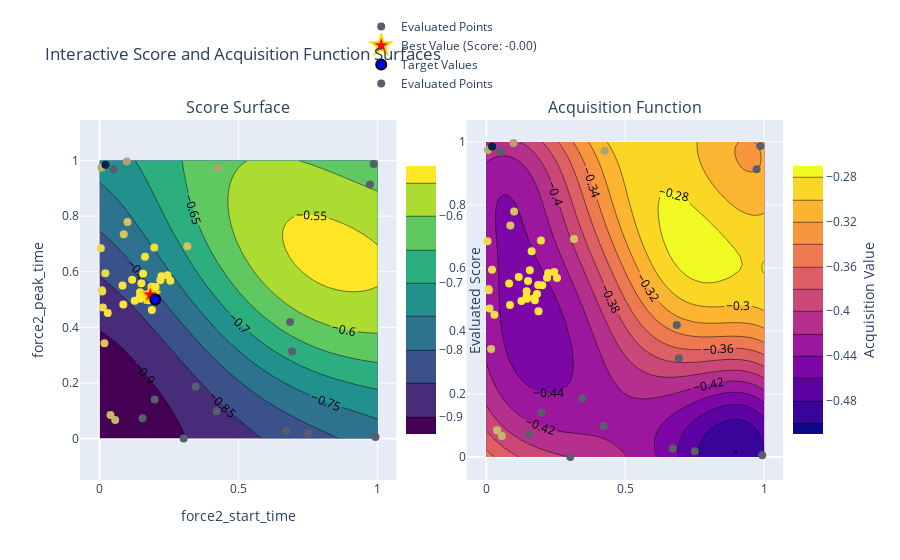

The code cell stored with this chart in its notebook:
### Code cell
def visualize_score_and_acquisition_with_targets(optimizer):
    param_x = 'force2_start_time'
    param_y = 'force2_peak_time'

    # Define the target values
    force2_start_time_target = 0.2
    force2_peak_time_target = 0.5
    force2_peak_force_target = 0.8
    force2_end_time_target = 0.7

    kappa = 2.5  # Exploration parameter for the acquisition function
    acquisition = bayes_opt.acquisition.UpperConfidenceBound(kappa=kappa)

   # Generate a grid for two parameters
    x_vals = np.linspace(pbounds[param_x][0], pbounds[param_x][1], 50)
    y_vals = np.linspace(pbounds[param_y][0], pbounds[param_y][1], 50)
    scores = np.zeros((len(y_vals), len(x_vals)))  # Rows align with y_vals
    stds = np.zeros((len(y_vals), len(x_vals)))
    acquisition_values = np.zeros((len(y_vals), len(x_vals)))

    # Populate grid with GP predictions and acquisition function values
    for j, x in enumerate(x_vals):
        for i, y in enumerate(y_vals): 
            # Predict the score and standard deviation
            curr_score, curr_std = optimizer._gp.predict([[force2_end_time_target, force2_peak_force_target, y, x]],return_std=True)
            scores[i, j] = curr_score.item()
            stds[i, j] = curr_std.item()

            acquisition_values[i, j] = -1 * acquisition._get_acq(gp=optimizer._gp)(np.array([[force2_end_time_target, force2_peak_force_target, y, x]]).reshape(1, -1)).item()

    # Extract evaluated points
    evaluated_x = [res["params"][param_x] for res in optimizer.res]
    evaluated_y = [res["params"][param_y] for res in optimizer.res]
    evaluated_scores = [res["target"] for res in optimizer.res]

    # Extract the best point
    best_params = optimizer.max["params"]
    best_x = best_params[param_x]
    best_y = best_params[param_y]
    best_score = optimizer.max["target"]

    # Create the interactive plot for score surface
    fig = make_subplots(rows=1, cols=2, subplot_titles=("Score Surface", "Acquisition Function"))

    # Add the score surface
    fig.add_trace(
        go.Contour(
            x=x_vals, y=y_vals, z=scores,  # No transpose needed
            colorscale="Viridis",
            colorbar=dict(
                title="Evaluated Score",
                titleside="right",
                x=0.45,  # Move evaluated points colorbar further right
                len=0.8  # Adjust colorbar length
            ),
            contours=dict(showlabels=True),
        ),
        row=1, col=1
    )

    # Add evaluated points to the score surface
    fig.add_trace(
        go.Scatter(
            x=evaluated_x, y=evaluated_y,
            mode='markers',
            marker=dict(
                size=8,
                color=evaluated_scores,
                colorscale="Cividis",
                showscale=False
            ),
            name="Evaluated Points"
        ),
        row=1, col=1
    )

    # Add the best point to the score surface
    fig.add_trace(
        go.Scatter(
            x=[best_x], y=[best_y],
            mode='markers',
            marker=dict(
                size=15,
                color='red',
                symbol='star',
                line=dict(width=2, color='gold')
            ),
            name=f"Best Value (Score: {best_score:.2f})"
        ),
        row=1, col=1
    )

    # Add the target point to the score surface
    fig.add_trace(
        go.Scatter(
            x=[force2_start_time_target], y=[force2_peak_time_target],
            mode='markers',
            marker=dict(
                size=10,
                color='blue',
                symbol='circle',
                line=dict(width=2, color='black')
            ),
            name="Target Values"
        ),
        row=1, col=1
    )

    # Add the acquisition function surface
    fig.add_trace(
        go.Contour(
            x=x_vals, y=y_vals, z=acquisition_values,  # No transpose needed
            colorscale="Plasma",
            colorbar=dict(
                title="Acquisition Value",  # Updated colorbar label
                titleside="right",
                x=1.0,  # Move evaluated points colorbar further right
                len=0.8  # Adjust colorbar length
            ),
            contours=dict(showlabels=True),
        ),
        row=1, col=2
    )

    # Add evaluated points to the acquisition function surface
    fig.add_trace(
        go.Scatter(
            x=evaluated_x, y=evaluated_y,
            mode='markers',
            marker=dict(
                size=8,
                color=evaluated_scores,
                colorscale="Cividis",
                showscale=False
            ),
            name="Evaluated Points"
        ),
        row=1, col=2
    )

    # Update layout for square appearance in the acquisition function plot
    fig.update_layout(
        title="Interactive Score and Acquisition Function Surfaces",
        xaxis_title=param_x,
        yaxis_title=param_y,
        xaxis=dict(scaleanchor="y"),
        yaxis=dict(scaleanchor="x"),
        template="plotly",
        legend=dict(yanchor="top", y=1.3, xanchor="left", x=0.4),
        showlegend=True,
    )

    # Show the plot
    iplot(fig)


# Example usage:
visualize_score_and_acquisition_with_targets(optimizer)

### Figure 1 — Plotly figure (JSON) as saved in the notebook; plotly's stock layout.template omitted (floating-point values rounded to 4 significant figures; data arrays with more than 128 entries replaced by an {"elided": "..."} marker saying what was removed)
{"data": [{"colorbar": {"len": 0.8, "title": {"side": "right", "text": "Evaluated Score"}, "x": 0.45}, "colorscale": [[0, "#440154"], [0.1111, "#482878"], [0.2222, "#3e4989"], [0.3333, "#31688e"], [0.4444, "#26828e"], [0.5556, "#1f9e89"], [0.6667, "#35b779"], [0.7778, "#6ece58"], [0.8889, "#b5de2b"], [1, "#fde725"]], "contours": {"showlabels": true}, "type": "contour", "x": [0, 0.02041, 0.04082, 0.06122, 0.08163, 0.102, 0.1224, 0.1429, 0.1633, 0.1837, 0.2041, 0.2245, 0.2449, 0.2653, 0.2857, 0.3061, 0.3265, 0.3469, 0.3673, 0.3878, 0.4082, 0.4286, 0.449, 0.4694, 0.4898, 0.5102, 0.5306, 0.551, 0.5714, 0.5918, 0.6122, 0.6327, 0.6531, 0.6735, 0.6939, 0.7143, 0.7347, 0.7551, 0.7755, 0.7959, 0.8163, 0.8367, 0.8571, 0.8776, 0.898, 0.9184, 0.9388, 0.9592, 0.9796, 1], "xaxis": "x", "y": [0, 0.02041, 0.04082, 0.06122, 0.08163, 0.102, 0.1224, 0.1429, 0.1633, 0.1837, 0.2041, 0.2245, 0.2449, 0.2653, 0.2857, 0.3061, 0.3265, 0.3469, 0.3673, 0.3878, 0.4082, 0.4286, 0.449, 0.4694, 0.4898, 0.5102, 0.5306, 0.551, 0.5714, 0.5918, 0.6122, 0.6327, 0.6531, 0.6735, 0.6939, 0.7143, 0.7347, 0.7551, 0.7755, 0.7959, 0.8163, 0.8367, 0.8571, 0.8776, 0.898, 0.9184, 0.9388, 0.9592, 0.9796, 1], "yaxis": "y", "z": {"elided": "50x50 float values"}}, {"marker": {"color": [-0.8, -0.8, -0.8, -0.8, -0.8, -0.8, -0.2382, -0.8, -0.1879, -0.8, -0.1386, -0.8092, -0.1822, -0.1826, -0.3592, -0.3619, -0.8, -0.1933, -0.257, -0.07386, -0.3029, -0.8, -0.01869, -0.07417, -0.8, -0.04958, -0.04028, -1.215, -0.06924, -0.01104, -0.03203, -0.06896, -0.01683, -0.8, -0.006324, -0.02021, -0.02707, -0.005526, -0.0008142, -0.01465, -0.002189, -0.009872, -0.005971, -0.0148, -0.02076, -0.012, -0.004384, -0.006023, -0.0007815, -0.006859], "colorscale": [[0, "#00224e"], [0.1111, "#123570"], [0.2222, "#3b496c"], [0.3333, "#575d6d"], [0.4444, "#707173"], [0.5556, "#8a8678"], [0.6667, "#a59c74"], [0.7778, "#c3b369"], [0.8889, "#e1cc55"], [1, "#fee838"]], "showscale": false, "size": 8}, "mode": "markers", "name": "Evaluated Points", "type": "scatter", "x": [0.3023, 0.3456, 0.6852, 0.6705, 0.1981, 0.6923, 0.03905, 0.4211, 0.3155, 0.7501, 0.008181, 0.05082, 0.08665, 0.01748, 0.09778, 0.4258, 0.1543, 0.1002, 0.05599, 0.004347, 0.006387, 0.9724, 0.1453, 0.01165, 0.9857, 0.1967, 0.02935, 0.0211, 0.02069, 0.1566, 0.1633, 0.009211, 0.1169, 0.9924, 0.1451, 0.08238, 0.2544, 0.1866, 0.175, 0.08531, 0.172, 0.1264, 0.1502, 0.2445, 0.2185, 0.2226, 0.2015, 0.188, 0.1823, 0.1462], "xaxis": "x", "y": [0.0001144, 0.1863, 0.4192, 0.02739, 0.1404, 0.3134, 0.08504, 0.09835, 0.6919, 0.01829, 0.5334, 0.9691, 0.7351, 0.3432, 0.9967, 0.9722, 0.07276, 0.7789, 0.06714, 0.6848, 0.9743, 0.9137, 0.526, 0.4717, 0.9873, 0.6873, 0.4513, 0.9853, 0.5946, 0.5929, 0.6535, 0.5292, 0.5716, 0.005984, 0.5098, 0.5504, 0.568, 0.5458, 0.4974, 0.4823, 0.5037, 0.4955, 0.5587, 0.5876, 0.5692, 0.5842, 0.545, 0.4627, 0.5171, 0.5027], "yaxis": "y"}, {"marker": {"color": "red", "line": {"color": "gold", "width": 2}, "size": 15, "symbol": "star"}, "mode": "markers", "name": "Best Value (Score: -0.00)", "type": "scatter", "x": [0.1823], "xaxis": "x", "y": [0.5171], "yaxis": "y"}, {"marker": {"color": "blue", "line": {"color": "black", "width": 2}, "size": 10, "symbol": "circle"}, "mode": "markers", "name": "Target Values", "type": "scatter", "x": [0.2], "xaxis": "x", "y": [0.5], "yaxis": "y"}, {"colorbar": {"len": 0.8, "title": {"side": "right", "text": "Acquisition Value"}, "x": 1}, "colorscale": [[0, "#0d0887"], [0.1111, "#46039f"], [0.2222, "#7201a8"], [0.3333, "#9c179e"], [0.4444, "#bd3786"], [0.5556, "#d8576b"], [0.6667, "#ed7953"], [0.7778, "#fb9f3a"], [0.8889, "#fdca26"], [1, "#f0f921"]], "contours": {"showlabels": true}, "type": "contour", "x": [0, 0.02041, 0.04082, 0.06122, 0.08163, 0.102, 0.1224, 0.1429, 0.1633, 0.1837, 0.2041, 0.2245, 0.2449, 0.2653, 0.2857, 0.3061, 0.3265, 0.3469, 0.3673, 0.3878, 0.4082, 0.4286, 0.449, 0.4694, 0.4898, 0.5102, 0.5306, 0.551, 0.5714, 0.5918, 0.6122, 0.6327, 0.6531, 0.6735, 0.6939, 0.7143, 0.7347, 0.7551, 0.7755, 0.7959, 0.8163, 0.8367, 0.8571, 0.8776, 0.898, 0.9184, 0.9388, 0.9592, 0.9796, 1], "xaxis": "x2", "y": [0, 0.02041, 0.04082, 0.06122, 0.08163, 0.102, 0.1224, 0.1429, 0.1633, 0.1837, 0.2041, 0.2245, 0.2449, 0.2653, 0.2857, 0.3061, 0.3265, 0.3469, 0.3673, 0.3878, 0.4082, 0.4286, 0.449, 0.4694, 0.4898, 0.5102, 0.5306, 0.551, 0.5714, 0.5918, 0.6122, 0.6327, 0.6531, 0.6735, 0.6939, 0.7143, 0.7347, 0.7551, 0.7755, 0.7959, 0.8163, 0.8367, 0.8571, 0.8776, 0.898, 0.9184, 0.9388, 0.9592, 0.9796, 1], "yaxis": "y2", "z": {"elided": "50x50 float values"}}, {"marker": {"color": [-0.8, -0.8, -0.8, -0.8, -0.8, -0.8, -0.2382, -0.8, -0.1879, -0.8, -0.1386, -0.8092, -0.1822, -0.1826, -0.3592, -0.3619, -0.8, -0.1933, -0.257, -0.07386, -0.3029, -0.8, -0.01869, -0.07417, -0.8, -0.04958, -0.04028, -1.215, -0.06924, -0.01104, -0.03203, -0.06896, -0.01683, -0.8, -0.006324, -0.02021, -0.02707, -0.005526, -0.0008142, -0.01465, -0.002189, -0.009872, -0.005971, -0.0148, -0.02076, -0.012, -0.004384, -0.006023, -0.0007815, -0.006859], "colorscale": [[0, "#00224e"], [0.1111, "#123570"], [0.2222, "#3b496c"], [0.3333, "#575d6d"], [0.4444, "#707173"], [0.5556, "#8a8678"], [0.6667, "#a59c74"], [0.7778, "#c3b369"], [0.8889, "#e1cc55"], [1, "#fee838"]], "showscale": false, "size": 8}, "mode": "markers", "name": "Evaluated Points", "type": "scatter", "x": [0.3023, 0.3456, 0.6852, 0.6705, 0.1981, 0.6923, 0.03905, 0.4211, 0.3155, 0.7501, 0.008181, 0.05082, 0.08665, 0.01748, 0.09778, 0.4258, 0.1543, 0.1002, 0.05599, 0.004347, 0.006387, 0.9724, 0.1453, 0.01165, 0.9857, 0.1967, 0.02935, 0.0211, 0.02069, 0.1566, 0.1633, 0.009211, 0.1169, 0.9924, 0.1451, 0.08238, 0.2544, 0.1866, 0.175, 0.08531, 0.172, 0.1264, 0.1502, 0.2445, 0.2185, 0.2226, 0.2015, 0.188, 0.1823, 0.1462], "xaxis": "x2", "y": [0.0001144, 0.1863, 0.4192, 0.02739, 0.1404, 0.3134, 0.08504, 0.09835, 0.6919, 0.01829, 0.5334, 0.9691, 0.7351, 0.3432, 0.9967, 0.9722, 0.07276, 0.7789, 0.06714, 0.6848, 0.9743, 0.9137, 0.526, 0.4717, 0.9873, 0.6873, 0.4513, 0.9853, 0.5946, 0.5929, 0.6535, 0.5292, 0.5716, 0.005984, 0.5098, 0.5504, 0.568, 0.5458, 0.4974, 0.4823, 0.5037, 0.4955, 0.5587, 0.5876, 0.5692, 0.5842, 0.545, 0.4627, 0.5171, 0.5027], "yaxis": "y2"}], "layout": {"annotations": [{"font": {"size": 16}, "showarrow": false, "text": "Score Surface", "x": 0.225, "xanchor": "center", "xref": "paper", "y": 1, "yanchor": "bottom", "yref": "paper"}, {"font": {"size": 16}, "showarrow": false, "text": "Acquisition Function", "x": 0.775, "xanchor": "center", "xref": "paper", "y": 1, "yanchor": "bottom", "yref": "paper"}], "legend": {"x": 0.4, "xanchor": "left", "y": 1.3, "yanchor": "top"}, "showlegend": true, "title": {"text": "Interactive Score and Acquisition Function Surfaces"}, "xaxis": {"anchor": "y", "domain": [0, 0.45], "scaleanchor": "y", "title": {"text": "force2_start_time"}}, "xaxis2": {"anchor": "y2", "domain": [0.55, 1]}, "yaxis": {"anchor": "x", "domain": [0, 1], "scaleanchor": "x", "title": {"text": "force2_peak_time"}}, "yaxis2": {"anchor": "x2", "domain": [0, 1]}}}
